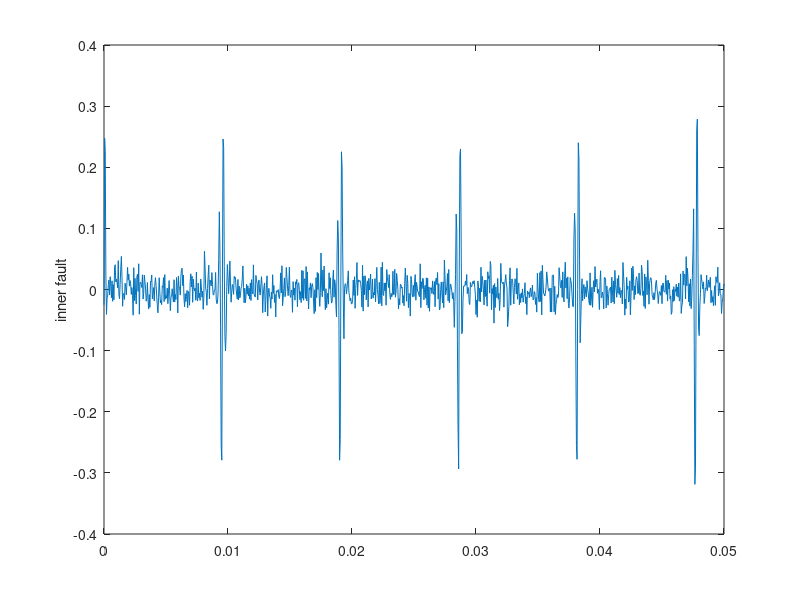
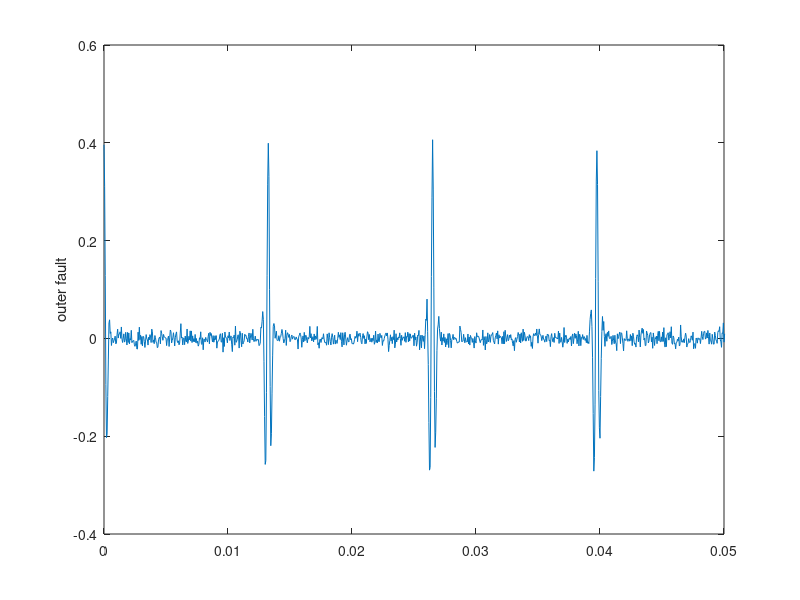
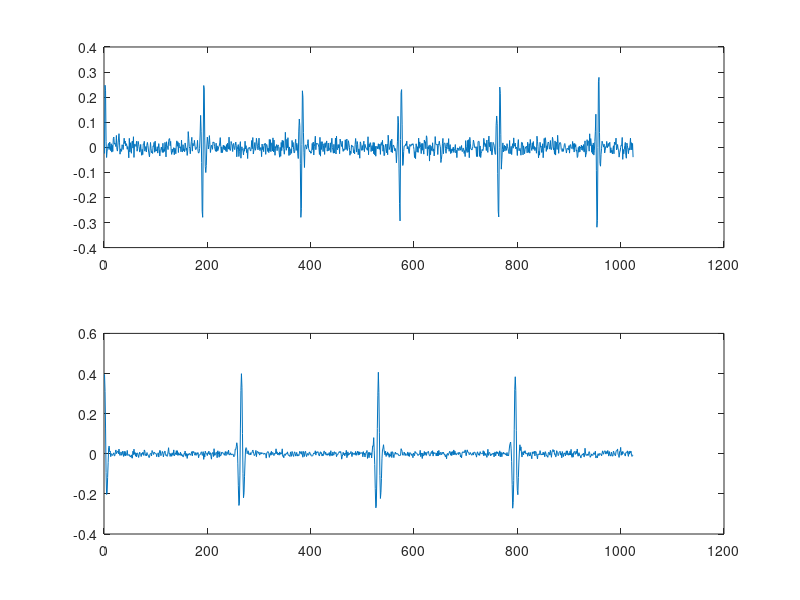

Write the MATLAB code that produced these figures, in order.
%reference:
%[1]  R. R. Bond, et al., Vibration-based condition monitoring: industrial, aerospace and automotive applications, 2011.
%[2]  https://ww2.mathworks.cn/help/signal/ug/vibration-analysis-of-rotating-machinery.html
fs = 20E3;          % Sample Rate (Hz)
Np = 13;            % Number of teeth on pinion
Ng = 35;            % Number of teeth on gear
fPin = 22.5;        % Pinion (Input) shaft frequency (Hz)
fGear = fPin*Np/Ng; % Gear (Output) shaft frequency (Hz)
fMesh = fPin*Np;    % Gear Mesh frequency (Hz)

t = 0:1/fs:1-1/fs;
vfIn = 0.4*sin(2*pi*fPin*t);    % Pinion waveform     
vfOut = 0.2*sin(2*pi*fGear*t);  % Gear waveform
vMesh = sin(2*pi*fMesh*t);      % Gear-mesh waveform

% plot(t, vfIn + vfOut + vMesh)
% xlim([0 0.25])
% xlabel('Time (s)')
% ylabel('Acceleration')


ipf = fGear;
fImpact = 2000;         
tImpact = 0:1/fs:2.5e-4-1/fs; 
xImpact = sin(2*pi*fImpact*tImpact)/3;

xComb = zeros(size(t));
Ind = (0.25*fs/fMesh):(fs/ipf):length(t);
Ind = round(Ind);
xComb(Ind) = 1;
xPer = 2*conv(xComb,xImpact,'same') + 0.02*randn(size(t));
% plot(t,xPer);
% xlim([0 0.05]);
% ylabel('fault');

vNoFault = vfIn + vfOut + vMesh;
vFault = vNoFault + xPer;                              

% vNoFaultNoisy = vNoFault + randn(size(t))/25;
% vFaultNoisy = vFault + randn(size(t))/25;

% subplot(2,1,1)
% plot(t,vNoFaultNoisy)
% xlabel('Time (s)')
% ylabel('Acceleration')
% xlim([0.0 0.3])
% ylim([-2.5 2.5])
% title('Noisy Signal for Healthy Gear')
% 
% 
% subplot(2,1,2)
% plot(t,vFaultNoisy)
% xlabel('Time (s)')
% ylabel('Acceleration')
% xlim([0.0 0.3])
% ylim([-2.5 2.5])
% title('Noisy Signal for Faulty Gear')
% hold on
% MarkX = t(Ind(1:3));
% MarkY = 2.5;
% plot(MarkX,MarkY,'rv','MarkerFaceColor','red')
% hold off
n = 8;         % Number of rolling element bearings
d = 0.02;      % Diameter of rolling elements 
p = 0.12;      % Pitch diameter of bearing
thetaDeg = 15; % Contact angle in degrees

bpfi = n*fPin/2*(1+d/p*cosd(thetaDeg));% n*f_pin/2*(1+d/p*cosd(thetaDeg));104.4889
bpfo = n*fPin/2*(1-d/p*cosd(thetaDeg));
bpfr=  p/2/d*(1-d^2/p^2*cosd(thetaDeg)^2);

fImpact = 3000;
tImpact = 0:1/fs:2e-3-1/fs;
xImpact = sin(2*pi*fImpact*tImpact).*kaiser(length(tImpact),40)';


xComb = zeros(size(t));
xComb(1:round(fs/bpfi):end) = 1;
xBper_i = 0.33*conv(xComb,xImpact,'same') +0.02*randn(size(t));

figure;
plot(t,xBper_i);
xlim([0 0.05]);
ylabel('inner fault');

fImpact = 2000;
tImpact = 0:1/fs:3e-3-1/fs;
xImpact = cos(2*pi*fImpact*tImpact).*kaiser(length(tImpact),40)';

xComb = zeros(size(t));
xComb(1:round(fs/bpfo):end) = 1;
xBper_o = 0.4*conv(xComb,xImpact,'same') +0.01*randn(size(t));

figure;
plot(t,xBper_o);
xlim([0 0.05]);
ylabel('outer fault');

save xBper_i xBper_i;
save xBper_o  xBper_o;

% vNoBFaultNoisy = vNoFault + randn(size(t))/5;
% vBFaultNoisy = xBper + vNoFault + randn(size(t))/5;
% figure;
% plot(t,vBFaultNoisy);
% xlim([0 0.5]);
figure;
subplot(211)
plot(xBper_i(1:1024))
subplot(212)
plot(xBper_o(1:1024))